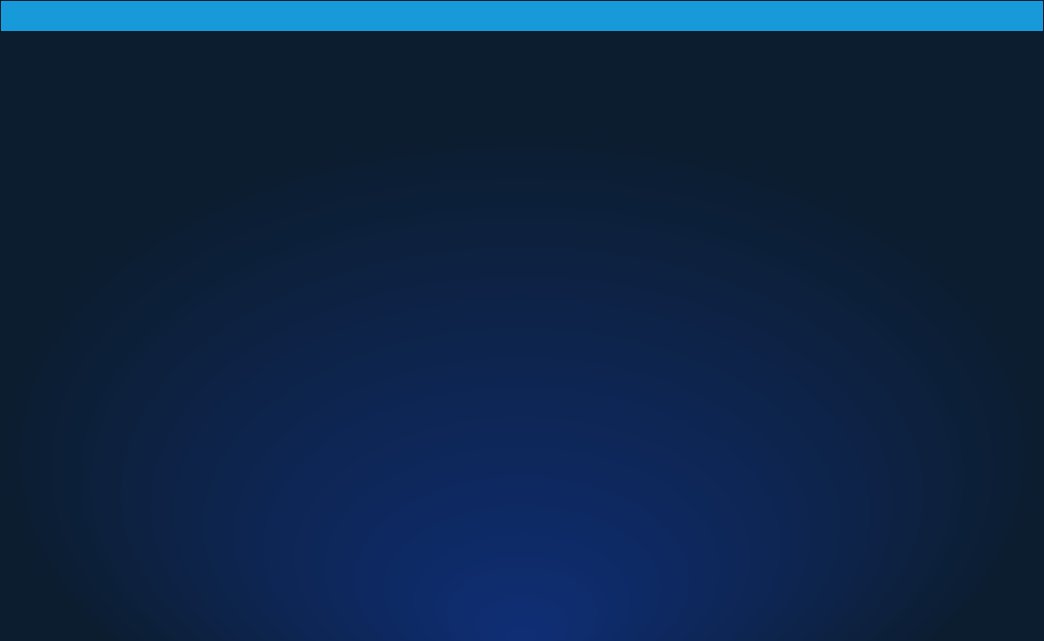
<?xml version="1.0" encoding="UTF-8"?>
<ui version="4.0">
 <class>CDlg2ndScreenClass</class>
 <widget class="QWidget" name="CDlg2ndScreenClass">
  <property name="geometry">
   <rect>
    <x>0</x>
    <y>0</y>
    <width>1044</width>
    <height>641</height>
   </rect>
  </property>
  <property name="windowTitle">
   <string>共享流</string>
  </property>
  <property name="styleSheet">
   <string notr="true">#CDlg2ndScreenClass
{
background-color:qradialgradient(cx:0.5,cy:0.7,radius:0.5,fx:0.5,fy:1.0,stop:0 #0F2E75, stop:0.99 #0C1D30)
}</string>
  </property>
  <layout class="QVBoxLayout" name="verticalLayout">
   <property name="spacing">
    <number>0</number>
   </property>
   <property name="leftMargin">
    <number>1</number>
   </property>
   <property name="topMargin">
    <number>1</number>
   </property>
   <property name="rightMargin">
    <number>1</number>
   </property>
   <property name="bottomMargin">
    <number>1</number>
   </property>
   <item>
    <widget class="QWidget" name="widgetTitle" native="true">
     <property name="minimumSize">
      <size>
       <width>0</width>
       <height>30</height>
      </size>
     </property>
     <property name="maximumSize">
      <size>
       <width>16777215</width>
       <height>30</height>
      </size>
     </property>
     <property name="styleSheet">
      <string notr="true">#widgetTitle
{
  background:#169ADA;
}</string>
     </property>
    </widget>
   </item>
   <item>
    <widget class="QWidget" name="peerDesc" native="true"/>
   </item>
  </layout>
 </widget>
 <layoutdefault spacing="6" margin="11"/>
 <resources/>
 <connections/>
</ui>
